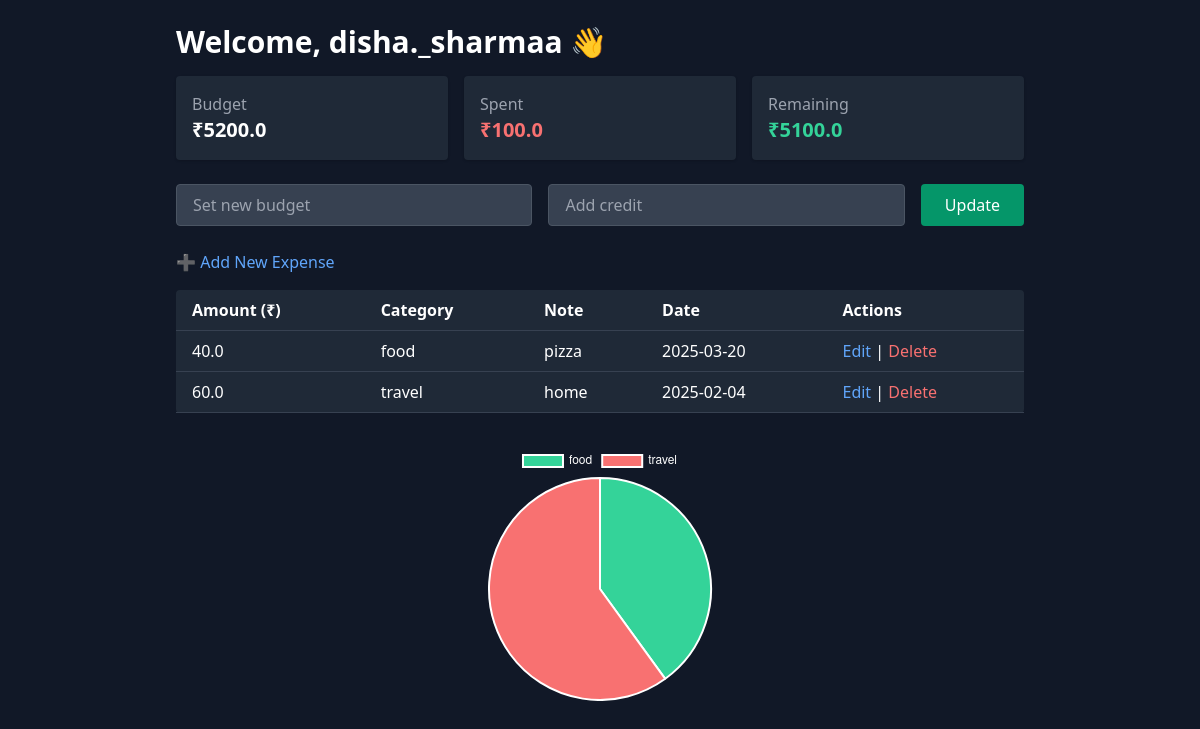
The page / (signed in) on the database its author committed.
### tables this page shows
CREATE TABLE users (
                id INTEGER PRIMARY KEY AUTOINCREMENT,
                username TEXT UNIQUE NOT NULL,
                password TEXT NOT NULL,
                budget REAL DEFAULT 0
            );

CREATE TABLE expenses (
                id INTEGER PRIMARY KEY AUTOINCREMENT,
                user_id INTEGER,
                amount REAL NOT NULL,
                category TEXT,
                note TEXT,
                date TEXT,
                FOREIGN KEY (user_id) REFERENCES users(id)
            );

### app.py (the view, shortened to what this page needs)
@app.route('/', methods=['GET', 'POST'])
@login_required
def index():
    user_id = current_user.id
    db = get_db()
    c = db.cursor()
    c.execute("SELECT budget FROM users WHERE id = ?", (user_id,))
    result = c.fetchone()
    budget = result[0] if result else 0
    c.execute("SELECT id, amount, category, note, date FROM expenses WHERE user_id = ?", (user_id,))
    expenses = c.fetchall()
    spent = sum([e["amount"] for e in expenses])
    remaining = budget - spent
    pie_data = {}
    for e in expenses:
        category = e["category"]
        pie_data[category] = pie_data.get(category, 0) + e["amount"]
    return render_template('index.html', expenses=expenses, spent=spent, remaining=remaining, budget=budget, pie_data=pie_data)

### app.py (called while the page is built)
def get_db():
    if 'db' not in g:
        g.db = sqlite3.connect(DATABASE)
        g.db.row_factory = sqlite3.Row
    return g.db

@login_manager.user_loader
def load_user(user_id):
    conn = sqlite3.connect(DATABASE)
    c = conn.cursor()
    c.execute("SELECT * FROM users WHERE id = ?", (user_id,))
    user = c.fetchone()
    conn.close()
    if user:
        return User(id=user[0], username=user[1], password=user[2])
    return None

### templates/index.html (shortened to what this page needs)
<!DOCTYPE html>
<html lang="en">
<head>
    <link href="https://cdn.jsdelivr.net/npm/tailwindcss@2.2.19/dist/tailwind.min.css" rel="stylesheet">
</head>
<body class="bg-gray-900 text-white min-h-screen">
    <div class="p-4 md:p-6 max-w-4xl mx-auto">
        <h1 class="text-2xl md:text-3xl font-bold mb-4">Welcome, {{ current_user.username }} 👋</h1>
        <div class="grid grid-cols-1 md:grid-cols-3 gap-4 mb-6">
            <div class="p-4 bg-gray-800 rounded shadow">
                <p class="text-gray-400">Budget</p>
                <p class="text-xl font-semibold">₹{{ budget }}</p>
            </div>
            <div class="p-4 bg-gray-800 rounded shadow">
                <p class="text-gray-400">Spent</p>
                <p class="text-xl font-semibold text-red-400">₹{{ spent }}</p>
            </div>
            <div class="p-4 bg-gray-800 rounded shadow">
                <p class="text-gray-400">Remaining</p>
                <p class="text-xl font-semibold text-green-400">₹{{ remaining }}</p>
            </div>
        </div>
        <form method="post" class="flex flex-col md:flex-row gap-4 mb-6">
            <input type="number" step="0.01" name="budget" placeholder="Set new budget" class="px-4 py-2 rounded bg-gray-700 border border-gray-600 w-full">
            <input type="number" step="0.01" name="credit" placeholder="Add credit" class="px-4 py-2 rounded bg-gray-700 border border-gray-600 w-full">
            <button type="submit" class="bg-green-600 hover:bg-green-700 px-6 py-2 rounded">Update</button>
        </form>
        <a href="{{ url_for('add') }}" class="inline-block mb-4 text-blue-400 hover:underline">➕ Add New Expense</a>
        <div class="overflow-x-auto mb-8">
            <table class="w-full bg-gray-800 rounded">
                <thead>
                    <tr class="text-left border-b border-gray-700">
                        <th class="py-2 px-4">Amount (₹)</th>
                        <th class="py-2 px-4">Category</th>
                        <th class="py-2 px-4">Note</th>
                        <th class="py-2 px-4">Date</th>
                        <th class="py-2 px-4">Actions</th>
                    </tr>
                </thead>
                <tbody>
                    {% for expense in expenses %}
                        <tr class="border-b border-gray-700">
                            <td class="py-2 px-4">{{ expense.amount }}</td>
                            <td class="py-2 px-4">{{ expense.category }}</td>
                            <td class="py-2 px-4">{{ expense.note }}</td>
                            <td class="py-2 px-4">{{ expense.date }}</td>
                            <td class="py-2 px-4">
                                <a href="{{ url_for('edit_expense', expense_id=expense['id']) }}" class="text-blue-400 hover:underline">Edit</a>
                                |
                                <a href="{{ url_for('delete_expense', expense_id=expense['id']) }}" class="text-red-400 hover:underline" onclick="return confirm('Are you sure?')">Delete</a>
                            </td>
                        </tr>
                    {% endfor %}
                </tbody>
            </table>
        </div>
        <div class="h-64 mb-10">
            <canvas id="pieChart" class="w-full max-w-sm mx-auto"></canvas>
        </div>
    </div>
    <script>
        const expenseData = {{ pie_data | tojson }};
        const ctx = document.getElementById('pieChart').getContext('2d');
        new Chart(ctx, {
            type: 'pie',
            data: {
                labels: Object.keys(expenseData),
                datasets: [{
                    label: 'Expenses by Category',
                    data: Object.values(expenseData),
                    backgroundColor: ['#34d399', '#f87171', '#60a5fa', '#facc15', '#a78bfa', '#fb923c'],
                }]
            },
            options: {
                responsive: true,
                maintainAspectRatio: false,
                plugins: {
                    legend: {
                        labels: {
                            color: 'white'
                        }
                    }
                }
            }
        });
    </script>
</body>
</html>

### rows shown on the page
users: username "disha._sharmaa", budget "5200.0"
expenses: amount "40.0", category "food", note "pizza", date "2025-03-20"
expenses: amount "60.0", category "travel", note "home", date "2025-02-04"

### other values the page prints
{{ spent }} "100.0"
{{ remaining }} "5100.0"
chart data {{ pie_data | tojson }} {"food": 40.0, "travel": 60.0}
